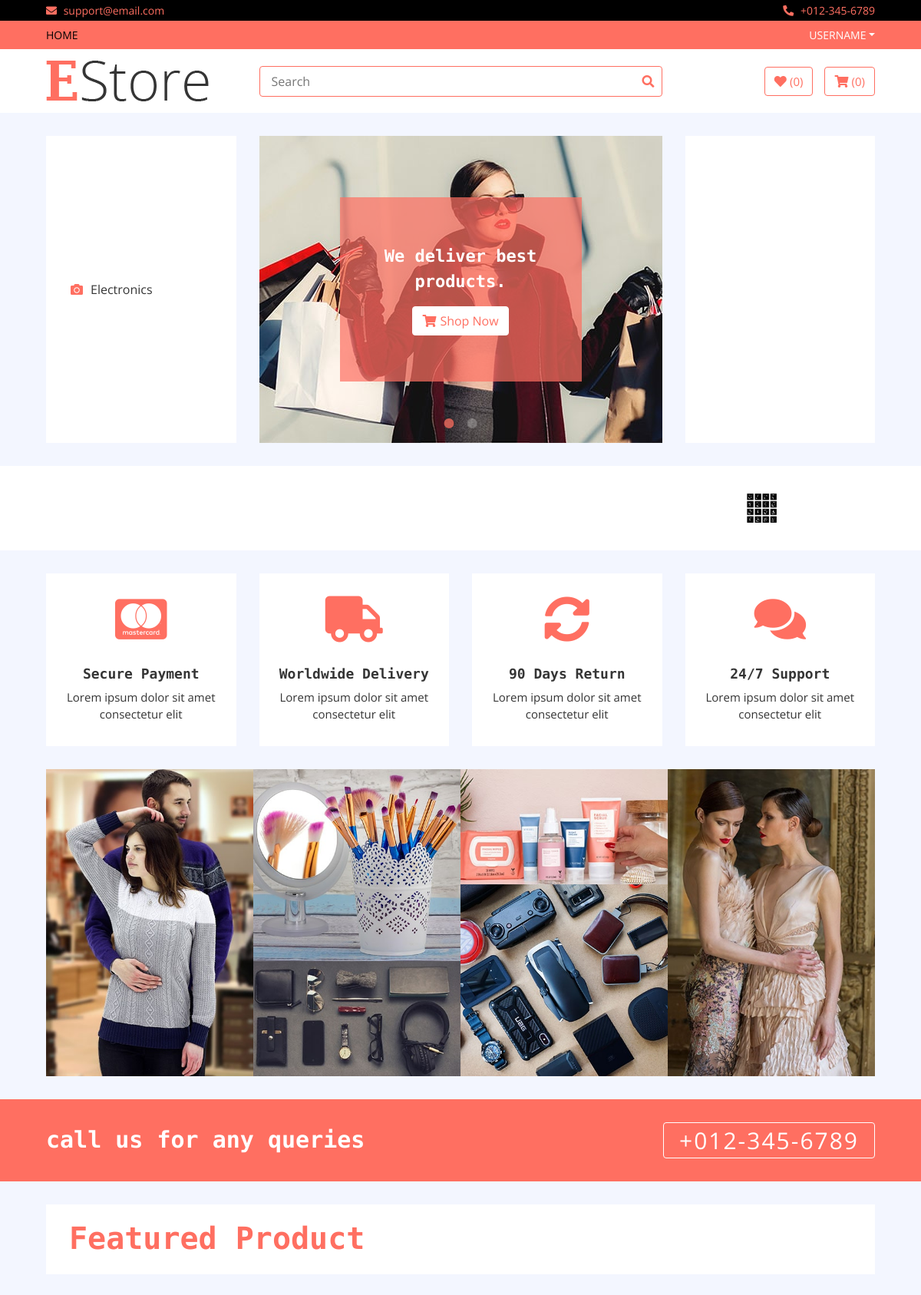
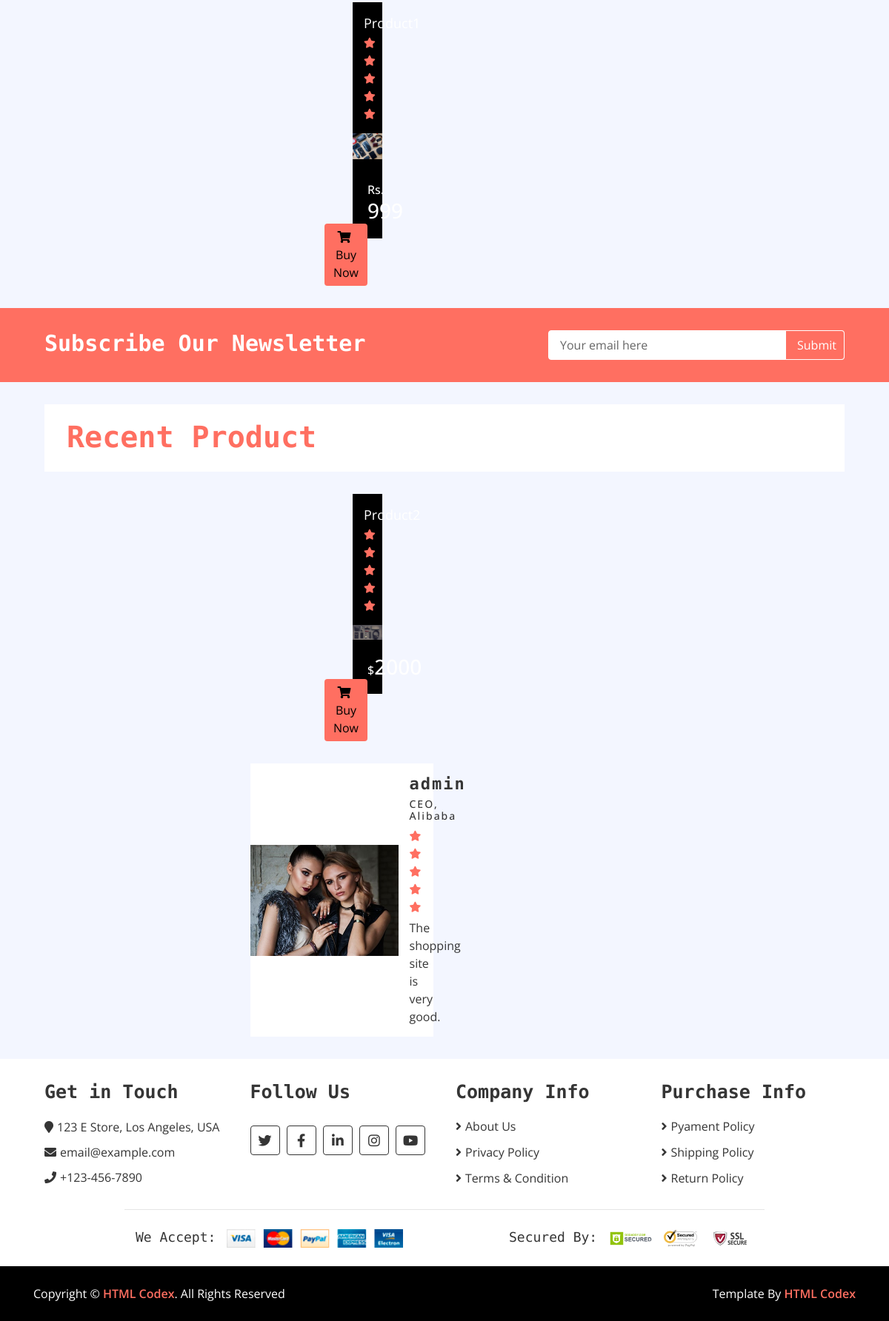
The page / on the database its author committed (2 pictures, top to bottom).
### home/models.py (models this page shows, shortened)
class Category(models.Model):
    name = models.CharField(max_length=200)
    logo = models.CharField(max_length=200,blank = True)
    slug = models.CharField(max_length=500, unique=True)

class Slider(models.Model):
    name = models.CharField(max_length=500)
    image = models.ImageField(upload_to='media')
    description = models.TextField(blank = True)
    rank = models.IntegerField()
    ulr = models.URLField(blank= True, max_length=500)

class Brand(models.Model):
    name = models.CharField(max_length=500)
    image = models.ImageField(upload_to='media')
    rank = models.IntegerField()
    slug = models.CharField(max_length=500, default = "")

class Product(models.Model):
    name = models.CharField(max_length=300)
    price = models.IntegerField()
    discounted_price = models.IntegerField(default=0)
    category = models.ForeignKey(Category, on_delete=models.CASCADE)
    brand = models.ForeignKey(Brand, on_delete=models.CASCADE)
    image = models.ImageField(upload_to='media')
    desription = models.TextField(blank = True)
    specification = models.TextField(blank = True)
    stock = models.CharField(choices=STOCK,max_length=50)
    labels = models.CharField(choices=LABELS,max_length=50,blank = True)
    slug = models.CharField(max_length=500, default="")

class CustomerReview(models.Model):
    name = models.CharField(max_length=300)
    post = models.CharField(max_length=300)
    comment = models.TextField(blank = True)
    image = models.ImageField(upload_to='media')

### home/views.py (the view)
# urls.py: path('', HomeView.as_view(), name='home'),
class HomeView(Base):
    def get(self,request):
        self.views['categories'] = Category.objects.all()
        self.views['brands'] = Brand.objects.all()
        self.views['sliders'] = Slider.objects.all()
        self.views['reviews'] = CustomerReview.objects.all()
        self.views['hots'] = Product.objects.filter(labels = 'hot')
        self.views['news'] = Product.objects.filter(labels='new')
        return render(request,'index.html',self.views)

### templates/index.html (shortened to what this page needs)
{% extends 'base.html' %}
{% load static %}
{% block content %}
        <div class="header">
            <div class="container-fluid">
                <div class="row">
                    <div class="col-md-3">
                        <nav class="navbar bg-light">
                            <ul class="navbar-nav">
                                {% for cat in categories %}
                                <li class="nav-item">
                                    <a class="nav-link" href="/category/{{cat.slug}}"><i class="fa fa-{{cat.logo}}"></i>{{cat.name}}</a>
                                </li>
                                {% endfor %}
                            </ul>
                        </nav>
                    </div>
                    <div class="col-md-6">
                        <div class="header-slider normal-slider">
                            {% for slider in sliders %}
                            <div class="header-slider-item">
                                <img src="{{slider.image.url}}" alt="Slider Image" />
                                <div class="header-slider-caption">
                                    <p>{{slider.description}}</p>
                                    <a class="btn" href=""><i class="fa fa-shopping-cart"></i>Shop Now</a>
                                </div>
                            </div>
                            {% endfor %}
                        </div>
                    </div>
                    <div class="col-md-3">
                        <div class="header-img">
                        </div>
                    </div>
                </div>
            </div>
        </div>
        <div class="brand">
            <div class="container-fluid">
                <div class="brand-slider">
                    {% for brand in brands %}
                    <a href = "/brand/{{brand.slug}}"><div class="brand-item"><img src="{{brand.image.url}}" style = "height: 50px; width: 50px;" alt=""></div></a>
                    {% endfor %}
                </div>
            </div>
        </div>
        <div class="feature">
            <div class="container-fluid">
                <div class="row align-items-center">
                    <div class="col-lg-3 col-md-6 feature-col">
                        <div class="feature-content">
                            <i class="fab fa-cc-mastercard"></i>
                            <h2>Secure Payment</h2>
                            <p>
                                Lorem ipsum dolor sit amet consectetur elit
                            </p>
                        </div>
                    </div>
                    <div class="col-lg-3 col-md-6 feature-col">
                        <div class="feature-content">
                            <i class="fa fa-truck"></i>
                            <h2>Worldwide Delivery</h2>
                            <p>
                                Lorem ipsum dolor sit amet consectetur elit
                            </p>
                        </div>
                    </div>
                    <div class="col-lg-3 col-md-6 feature-col">
                        <div class="feature-content">
                            <i class="fa fa-sync-alt"></i>
                            <h2>90 Days Return</h2>
                            <p>
                                Lorem ipsum dolor sit amet consectetur elit
                            </p>
                        </div>
                    </div>
                    <div class="col-lg-3 col-md-6 feature-col">
                        <div class="feature-content">
                            <i class="fa fa-comments"></i>
                            <h2>24/7 Support</h2>
                            <p>
                                Lorem ipsum dolor sit amet consectetur elit
                            </p>
                        </div>
                    </div>
                </div>
            </div>
        </div>
        <div class="category">
            <div class="container-fluid">
                <div class="row">
                    <div class="col-md-3">
                        <div class="category-item ch-400">
                            <img src="img/category-3.jpg" />
                        </div>
                    </div>
                    <div class="col-md-3">
                        <div class="category-item ch-250">
                            <img src="img/category-4.jpg" />
                        </div>
                        <div class="category-item ch-150">
                            <img src="img/category-5.jpg" />
                        </div>
                    </div>
                    <div class="col-md-3">
                        <div class="category-item ch-150">
                            <img src="img/category-6.jpg" />
                        </div>
                        <div class="category-item ch-250">
                            <img src="img/category-7.jpg" />
                        </div>
                    </div>
                    <div class="col-md-3">
                        <div class="category-item ch-400">
                            <img src="img/category-8.jpg" />
                        </div>
                    </div>
                </div>
            </div>
        </div>
        <div class="call-to-action">
            <div class="container-fluid">
                <div class="row align-items-center">
                    <div class="col-md-6">
                        <h1>call us for any queries</h1>
                    </div>
                    <div class="col-md-6">
                        <a href="tel:0123456789">+012-345-6789</a>
                    </div>
                </div>
            </div>
        </div>
        <div class="featured-product product">
            <div class="container-fluid">
                <div class="section-header">
                    <h1>Featured Product</h1>
                </div>
                <div class="row align-items-center product-slider product-slider-4">
                    {% for hot in hots %}
                    <div class="col-lg-3">
                        <div class="product-item">
                            <div class="product-title">
                                <a href="/product/{{hot.slug}}">{{hot.name}}</a>
                                <div class="ratting">
                                    <i class="fa fa-star"></i>
                                    <i class="fa fa-star"></i>
                                    <i class="fa fa-star"></i>
                                    <i class="fa fa-star"></i>
                                    <i class="fa fa-star"></i>
                                </div>
                            </div>
                            <div class="product-image">
                                <a href="product-detail.html">
                                    <img src="{{hot.image.url}}" alt="Product Image">
                                </a>
                            </div>
                            <div class="product-price">
                                {% if hot.discounted_price > 0 %}
                                <h3><span>Rs. </span>{{hot.discounted_price}}</h3>
                                {% else %}
                                <h3><span>Rs. </span>{{hot.price}}</h3>
                                {% endif %}
                                <a class="btn" href="/add_to_cart/{{hot.slug}}"><i class="fa fa-shopping-cart"></i>Buy Now</a>
                            </div>
                        </div>
                    </div>
                    {% endfor %}
                </div>
            </div>
        </div>
        <div class="newsletter">
            <div class="container-fluid">
                <div class="row">
                    <div class="col-md-6">
                        <h1>Subscribe Our Newsletter</h1>
                    </div>
                    <div class="col-md-6">
                        <div class="form">
                            <input type="email" value="Your email here">
                            <button>Submit</button>
                        </div>
                    </div>
                </div>
            </div>
        </div>
        <div class="recent-product product">
            <div class="container-fluid">
                <div class="section-header">
                    <h1>Recent Product</h1>
                </div>
                <div class="row align-items-center product-slider product-slider-4">
                    {% for  new in news %}
                    <div class="col-lg-3">
                        <div class="product-item">
                            <div class="product-title">
                                <a href="/product/{{new.slug}}">{{new.name}}</a>
                                <div class="ratting">
                                    <i class="fa fa-star"></i>
                                    <i class="fa fa-star"></i>
                                    <i class="fa fa-star"></i>
                                    <i class="fa fa-star"></i>
                                    <i class="fa fa-star"></i>
                                </div>
                            </div>
                            <div class="product-image">
                                <a href="product-detail.html">
                                    <img src="{{new.image.url}}" alt="Product Image">
                                </a>
                            </div>
                            <div class="product-price">
                                {% if new.discounted_price > 0 %}
                                <h3><span>Rs. </span>{{new.discounted_price}}</h3>
                                {% else %}
                                <h3><span>$</span>{{new.price}}</h3>
                                {% endif %}
                                <a class="btn" href="/add_to_cart/{{new.slug}}"><i class="fa fa-shopping-cart"></i>Buy Now</a>
                            </div>
                        </div>
                    </div>
                   {% endfor %}
                </div>
            </div>
        </div>
        <div class="review">
            <div class="container-fluid">
                <div class="row align-items-center review-slider normal-slider">
                    {% for review in reviews %}
                    <div class="col-md-6">
                        <div class="review-slider-item">
                            <div class="review-img">
                                <img src="{{review.image.url}}" alt="Image">
                            </div>
                            <div class="review-text">
                                <h2>{{review.name}}</h2>
                                <h3>{{review.post}}</h3>
                                <div class="ratting">
                                    <i class="fa fa-star"></i>
                                    <i class="fa fa-star"></i>
                                    <i class="fa fa-star"></i>
                                    <i class="fa fa-star"></i>
                                    <i class="fa fa-star"></i>
                                </div>
                                <p>
                                    {{review.comment}}
                                </p>
                            </div>
                        </div>
                    </div>
                   {% endfor %}
                </div>
            </div>
        </div>
{% endblock %}

### rows shown on the page
Category: name "Electronics"
Slider: image (picture), description "We deliver best products."
Brand: image (picture)
Product: name "Product1", image (picture), discounted_price "999"
Product: name "Product2", image (picture), price "2000"
CustomerReview: image (picture), name "admin", post "CEO, Alibaba", comment "The shopping site is very good."
